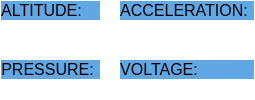
                  <widget class="QFrame" name="data_view_frame1">
                   <property name="maximumSize">
                    <size>
                     <width>763</width>
                     <height>16777215</height>
                    </size>
                   </property>
                   <property name="styleSheet">
                    <string notr="true">background:transparent;</string>
                   </property>
                   <property name="frameShape">
                    <enum>QFrame::StyledPanel</enum>
                   </property>
                   <property name="frameShadow">
                    <enum>QFrame::Raised</enum>
                   </property>
                   <layout class="QGridLayout" name="gridLayout">
                    <property name="leftMargin">
                     <number>0</number>
                    </property>
                    <property name="topMargin">
                     <number>0</number>
                    </property>
                    <property name="rightMargin">
                     <number>0</number>
                    </property>
                    <property name="bottomMargin">
                     <number>0</number>
                    </property>
                    <property name="spacing">
                     <number>20</number>
                    </property>
                    <item row="0" column="0">
                     <widget class="QFrame" name="alt_graph_frame">
                      <property name="maximumSize">
                       <size>
                        <width>16777215</width>
                        <height>16777215</height>
                       </size>
                      </property>
                      <property name="styleSheet">
                       <string notr="true">background:white;
border-radius: 15px;</string>
                      </property>
                      <property name="frameShape">
                       <enum>QFrame::StyledPanel</enum>
                      </property>
                      <property name="frameShadow">
                       <enum>QFrame::Raised</enum>
                      </property>
                      <layout class="QVBoxLayout" name="verticalLayout_12" stretch="1,5">
                       <property name="spacing">
                        <number>0</number>
                       </property>
                       <property name="leftMargin">
                        <number>0</number>
                       </property>
                       <property name="topMargin">
                        <number>0</number>
                       </property>
                       <property name="rightMargin">
                        <number>0</number>
                       </property>
                       <property name="bottomMargin">
                        <number>0</number>
                       </property>
                       <item>
                        <widget class="QFrame" name="alt_label">
                         <property name="styleSheet">
                          <string notr="true">background:#60A7E4;
border-bottom-left-radius: 0px solid;
border-bottom-right-radius: 0px solid;</string>
                         </property>
                         <property name="frameShape">
                          <enum>QFrame::StyledPanel</enum>
                         </property>
                         <property name="frameShadow">
                          <enum>QFrame::Raised</enum>
                         </property>
                         <layout class="QHBoxLayout" name="horizontalLayout_42" stretch="0,0">
                          <property name="leftMargin">
                           <number>0</number>
                          </property>
                          <property name="topMargin">
                           <number>0</number>
                          </property>
                          <property name="rightMargin">
                           <number>0</number>
                          </property>
                          <property name="bottomMargin">
                           <number>0</number>
                          </property>
                          <item>
                           <widget class="QLabel" name="label_33">
                            <property name="font">
                             <font>
                              <pointsize>12</pointsize>
                             </font>
                            </property>
                            <property name="styleSheet">
                             <string notr="true">background:transparent;
border-top-left-radius:15px;
border-top-right-radius:0px;</string>
                            </property>
                            <property name="text">
                             <string>ALTITUDE:</string>
                            </property>
                            <property name="alignment">
                             <set>Qt::AlignCenter</set>
                            </property>
                           </widget>
                          </item>
                          <item>
                           <widget class="QFrame" name="frame_56">
                            <property name="frameShape">
                             <enum>QFrame::StyledPanel</enum>
                            </property>
                            <property name="frameShadow">
                             <enum>QFrame::Raised</enum>
                            </property>
                           </widget>
                          </item>
                         </layout>
                        </widget>
                       </item>
                       <item>
                        <widget class="QFrame" name="alt_graph">
                         <property name="maximumSize">
                          <size>
                           <width>16777215</width>
                           <height>16777215</height>
                          </size>
                         </property>
                         <property name="frameShape">
                          <enum>QFrame::StyledPanel</enum>
                         </property>
                         <property name="frameShadow">
                          <enum>QFrame::Raised</enum>
                         </property>
                         <layout class="QVBoxLayout" name="verticalLayout_31">
                          <property name="spacing">
                           <number>0</number>
                          </property>
                          <property name="leftMargin">
                           <number>0</number>
                          </property>
                          <property name="topMargin">
                           <number>0</number>
                          </property>
                          <property name="rightMargin">
                           <number>0</number>
                          </property>
                          <property name="bottomMargin">
                           <number>0</number>
                          </property>
                          <item>
                           <widget class="QFrame" name="alt_graph_temp">
                            <property name="frameShape">
                             <enum>QFrame::StyledPanel</enum>
                            </property>
                            <property name="frameShadow">
                             <enum>QFrame::Raised</enum>
                            </property>
                           </widget>
                          </item>
                         </layout>
                        </widget>
                       </item>
                      </layout>
                     </widget>
                    </item>
                    <item row="0" column="1">
                     <widget class="QFrame" name="accelaration_graph_frame">
                      <property name="maximumSize">
                       <size>
                        <width>16777215</width>
                        <height>16777215</height>
                       </size>
                      </property>
                      <property name="styleSheet">
                       <string notr="true">background:white;
border-radius: 15px;</string>
                      </property>
                      <property name="frameShape">
                       <enum>QFrame::StyledPanel</enum>
                      </property>
                      <property name="frameShadow">
                       <enum>QFrame::Raised</enum>
                      </property>
                      <layout class="QVBoxLayout" name="verticalLayout_13" stretch="1,5">
                       <property name="spacing">
                        <number>0</number>
                       </property>
                       <property name="leftMargin">
                        <number>0</number>
                       </property>
                       <property name="topMargin">
                        <number>0</number>
                       </property>
                       <property name="rightMargin">
                        <number>0</number>
                       </property>
                       <property name="bottomMargin">
                        <number>0</number>
                       </property>
                       <item>
                        <widget class="QFrame" name="accelaration_label">
                         <property name="styleSheet">
                          <string notr="true">background:#60A7E4;
border-bottom-left-radius: 0px solid;
border-bottom-right-radius: 0px solid;</string>
                         </property>
                         <property name="frameShape">
                          <enum>QFrame::StyledPanel</enum>
                         </property>
                         <property name="frameShadow">
                          <enum>QFrame::Raised</enum>
                         </property>
                         <layout class="QHBoxLayout" name="horizontalLayout_44">
                          <property name="leftMargin">
                           <number>0</number>
                          </property>
                          <property name="topMargin">
                           <number>0</number>
                          </property>
                          <property name="rightMargin">
                           <number>0</number>
                          </property>
                          <property name="bottomMargin">
                           <number>0</number>
                          </property>
                          <item>
                           <widget class="QLabel" name="label_34">
                            <property name="font">
                             <font>
                              <pointsize>12</pointsize>
                             </font>
                            </property>
                            <property name="styleSheet">
                             <string notr="true">background:transparent;
border-top-left-radius:15px;
border-top-right-radius:0px;</string>
                            </property>
                            <property name="text">
                             <string>ACCELERATION:</string>
                            </property>
                            <property name="alignment">
                             <set>Qt::AlignCenter</set>
                            </property>
                           </widget>
                          </item>
                          <item>
                           <widget class="QFrame" name="frame_61">
                            <property name="frameShape">
                             <enum>QFrame::StyledPanel</enum>
                            </property>
                            <property name="frameShadow">
                             <enum>QFrame::Raised</enum>
                            </property>
                           </widget>
                          </item>
                         </layout>
                        </widget>
                       </item>
                       <item>
                        <widget class="QFrame" name="accelaration_graph">
                         <property name="maximumSize">
                          <size>
                           <width>16777215</width>
                           <height>16777215</height>
                          </size>
                         </property>
                         <property name="frameShape">
                          <enum>QFrame::StyledPanel</enum>
                         </property>
                         <property name="frameShadow">
                          <enum>QFrame::Raised</enum>
                         </property>
                         <layout class="QVBoxLayout" name="verticalLayout_32">
                          <property name="spacing">
                           <number>0</number>
                          </property>
                          <property name="leftMargin">
                           <number>0</number>
                          </property>
                          <property name="topMargin">
                           <number>0</number>
                          </property>
                          <property name="rightMargin">
                           <number>0</number>
                          </property>
                          <property name="bottomMargin">
                           <number>0</number>
                          </property>
                          <item>
                           <widget class="QFrame" name="accelaration_graph_temp">
                            <property name="frameShape">
                             <enum>QFrame::StyledPanel</enum>
                            </property>
                            <property name="frameShadow">
                             <enum>QFrame::Raised</enum>
                            </property>
                           </widget>
                          </item>
                         </layout>
                        </widget>
                       </item>
                      </layout>
                     </widget>
                    </item>
                    <item row="1" column="0">
                     <widget class="QFrame" name="pressure_graph_frame">
                      <property name="maximumSize">
                       <size>
                        <width>16777215</width>
                        <height>16777215</height>
                       </size>
                      </property>
                      <property name="styleSheet">
                       <string notr="true">background:white;
border-radius: 15px;</string>
                      </property>
                      <property name="frameShape">
                       <enum>QFrame::StyledPanel</enum>
                      </property>
                      <property name="frameShadow">
                       <enum>QFrame::Raised</enum>
                      </property>
                      <layout class="QVBoxLayout" name="verticalLayout_14" stretch="1,5">
                       <property name="spacing">
                        <number>0</number>
                       </property>
                       <property name="leftMargin">
                        <number>0</number>
                       </property>
                       <property name="topMargin">
                        <number>0</number>
                       </property>
                       <property name="rightMargin">
                        <number>0</number>
                       </property>
                       <property name="bottomMargin">
                        <number>0</number>
                       </property>
                       <item>
                        <widget class="QFrame" name="pressure_label">
                         <property name="styleSheet">
                          <string notr="true">background:#60A7E4;
border-bottom-left-radius: 0px solid;
border-bottom-right-radius: 0px solid;</string>
                         </property>
                         <property name="frameShape">
                          <enum>QFrame::StyledPanel</enum>
                         </property>
                         <property name="frameShadow">
                          <enum>QFrame::Raised</enum>
                         </property>
                         <layout class="QHBoxLayout" name="horizontalLayout_45">
                          <property name="leftMargin">
                           <number>0</number>
                          </property>
                          <property name="topMargin">
                           <number>0</number>
                          </property>
                          <property name="rightMargin">
                           <number>0</number>
                          </property>
                          <property name="bottomMargin">
                           <number>0</number>
                          </property>
                          <item>
                           <widget class="QLabel" name="label_35">
                            <property name="font">
                             <font>
                              <pointsize>12</pointsize>
                             </font>
                            </property>
                            <property name="styleSheet">
                             <string notr="true">background:transparent;
border-top-left-radius:15px;
border-top-right-radius:0px;</string>
                            </property>
                            <property name="text">
                             <string>PRESSURE:</string>
                            </property>
                            <property name="alignment">
                             <set>Qt::AlignCenter</set>
                            </property>
                           </widget>
                          </item>
                          <item>
                           <widget class="QFrame" name="frame_64">
                            <property name="frameShape">
                             <enum>QFrame::StyledPanel</enum>
                            </property>
                            <property name="frameShadow">
                             <enum>QFrame::Raised</enum>
                            </property>
                           </widget>
                          </item>
                         </layout>
                        </widget>
                       </item>
                       <item>
                        <widget class="QFrame" name="pressure_graph">
                         <property name="maximumSize">
                          <size>
                           <width>16777215</width>
                           <height>16777215</height>
                          </size>
                         </property>
                         <property name="frameShape">
                          <enum>QFrame::StyledPanel</enum>
                         </property>
                         <property name="frameShadow">
                          <enum>QFrame::Raised</enum>
                         </property>
                         <layout class="QVBoxLayout" name="verticalLayout_33">
                          <property name="spacing">
                           <number>0</number>
                          </property>
                          <property name="leftMargin">
                           <number>0</number>
                          </property>
                          <property name="topMargin">
                           <number>0</number>
                          </property>
                          <property name="rightMargin">
                           <number>0</number>
                          </property>
                          <property name="bottomMargin">
                           <number>0</number>
                          </property>
                          <item>
                           <widget class="QFrame" name="pressure_graph_temp">
                            <property name="frameShape">
                             <enum>QFrame::StyledPanel</enum>
                            </property>
                            <property name="frameShadow">
                             <enum>QFrame::Raised</enum>
                            </property>
                           </widget>
                          </item>
                         </layout>
                        </widget>
                       </item>
                      </layout>
                     </widget>
                    </item>
                    <item row="1" column="1">
                     <widget class="QFrame" name="voltage_graph_frame">
                      <property name="maximumSize">
                       <size>
                        <width>16777215</width>
                        <height>16777215</height>
                       </size>
                      </property>
                      <property name="styleSheet">
                       <string notr="true">background:white;
border-radius: 15px;</string>
                      </property>
                      <property name="frameShape">
                       <enum>QFrame::StyledPanel</enum>
                      </property>
                      <property name="frameShadow">
                       <enum>QFrame::Raised</enum>
                      </property>
                      <layout class="QVBoxLayout" name="verticalLayout_15" stretch="1,5">
                       <property name="spacing">
                        <number>0</number>
                       </property>
                       <property name="leftMargin">
                        <number>0</number>
                       </property>
                       <property name="topMargin">
                        <number>0</number>
                       </property>
                       <property name="rightMargin">
                        <number>0</number>
                       </property>
                       <property name="bottomMargin">
                        <number>0</number>
                       </property>
                       <item>
                        <widget class="QFrame" name="voltage_label">
                         <property name="styleSheet">
                          <string notr="true">background:#60A7E4;
border-bottom-left-radius: 0px solid;
border-bottom-right-radius: 0px solid;</string>
                         </property>
                         <property name="frameShape">
                          <enum>QFrame::StyledPanel</enum>
                         </property>
                         <property name="frameShadow">
                          <enum>QFrame::Raised</enum>
                         </property>
                         <layout class="QHBoxLayout" name="horizontalLayout_46">
                          <property name="leftMargin">
                           <number>0</number>
                          </property>
                          <property name="topMargin">
                           <number>0</number>
                          </property>
                          <property name="rightMargin">
                           <number>0</number>
                          </property>
                          <property name="bottomMargin">
                           <number>0</number>
                          </property>
                          <item>
                           <widget class="QLabel" name="label_36">
                            <property name="font">
                             <font>
                              <pointsize>12</pointsize>
                             </font>
                            </property>
                            <property name="styleSheet">
                             <string notr="true">background:transparent;
border-top-left-radius:15px;
border-top-right-radius:0px;</string>
                            </property>
                            <property name="text">
                             <string>VOLTAGE:</string>
                            </property>
                            <property name="alignment">
                             <set>Qt::AlignCenter</set>
                            </property>
                           </widget>
                          </item>
                          <item>
                           <widget class="QFrame" name="frame_82">
                            <property name="frameShape">
                             <enum>QFrame::StyledPanel</enum>
                            </property>
                            <property name="frameShadow">
                             <enum>QFrame::Raised</enum>
                            </property>
                           </widget>
                          </item>
                         </layout>
                        </widget>
                       </item>
                       <item>
                        <widget class="QFrame" name="voltage_graph">
                         <property name="frameShape">
                          <enum>QFrame::StyledPanel</enum>
                         </property>
                         <property name="frameShadow">
                          <enum>QFrame::Raised</enum>
                         </property>
                         <layout class="QVBoxLayout" name="verticalLayout_34">
                          <property name="spacing">
                           <number>0</number>
                          </property>
                          <property name="leftMargin">
                           <number>0</number>
                          </property>
                          <property name="topMargin">
                           <number>0</number>
                          </property>
                          <property name="rightMargin">
                           <number>0</number>
                          </property>
                          <property name="bottomMargin">
                           <number>0</number>
                          </property>
                          <item>
                           <widget class="QFrame" name="voltage_graph_temp">
                            <property name="frameShape">
                             <enum>QFrame::StyledPanel</enum>
                            </property>
                            <property name="frameShadow">
                             <enum>QFrame::Raised</enum>
                            </property>
                           </widget>
                          </item>
                         </layout>
                        </widget>
                       </item>
                      </layout>
                     </widget>
                    </item>
                   </layout>
                  </widget>
